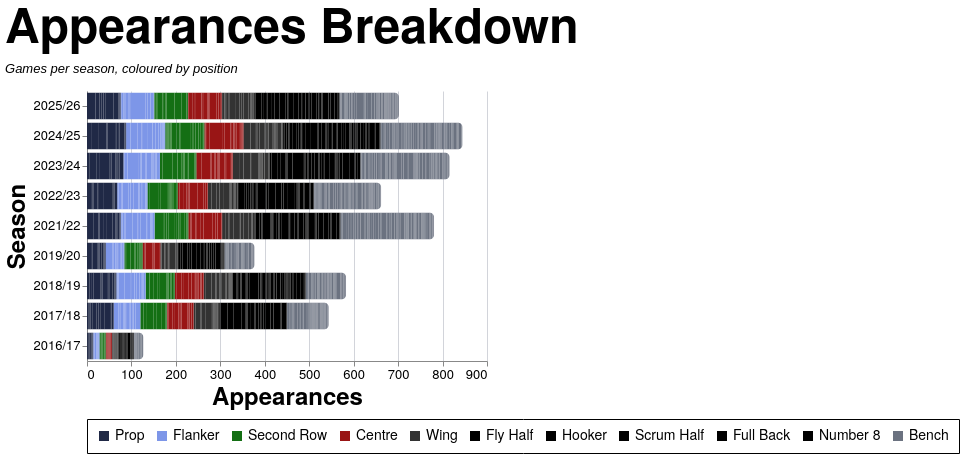

This figure's Vega-Lite source:
### Vega-Lite specification from a JSON file in a GitHub repository (floating-point values rounded to 4 significant figures; data arrays with more than 128 entries replaced by an {"elided": "..."} marker saying what was removed)
{"config": {"axis": {"labelFont": "PT Sans Narrow, Helvetica Neue, Helvetica, Arial, sans-serif", "titleFont": "PT Sans Narrow, Helvetica Neue, Helvetica, Arial, sans-serif", "labelFontSize": 13, "titleFontSize": 24, "gridColor": "#202947", "gridOpacity": 0.2, "zindex": 1}, "text": {"font": "Lato, sans-serif"}, "bar": {"cornerRadiusEnd": 5}, "header": {"labelFont": "PT Sans Narrow, Helvetica Neue, Helvetica, Arial, sans-serif", "titleFont": "PT Sans Narrow, Helvetica Neue, Helvetica, Arial, sans-serif", "labelFontSize": 24, "titleFontSize": 28, "labelFontWeight": "bold", "orient": "left"}, "legend": {"labelFont": "PT Sans Narrow, Helvetica Neue, Helvetica, Arial, sans-serif", "titleFont": "PT Sans Narrow, Helvetica Neue, Helvetica, Arial, sans-serif", "labelFontSize": 14, "titleFontSize": 16, "titlePadding": 5, "fillColor": "white", "strokeColor": "black", "padding": 10, "titleFontWeight": "lighter", "titleFontStyle": "italic", "titleColor": "gray", "offset": 10}, "title": {"font": "PT Sans Narrow, Helvetica Neue, Helvetica, Arial, sans-serif", "fontSize": 48, "fontWeight": "bold", "anchor": "start", "align": "center", "titlePadding": 20, "subtitlePadding": 10, "subtitleFontSize": 13, "subtitleColor": "", "subtitleFontStyle": "italic", "offset": 15, "color": "black"}, "axisX": {"labelAngle": 0}, "facet": {"title": null, "header": null, "align": {"row": "each", "column": "each"}, "spacing": 10}, "resolve": {"scale": {"y": "independent", "facet": "independent"}}, "background": "transparent", "scale": {"offsetBandPaddingOuter": 0.2, "offsetBandPaddingInner": 0.1}, "view": {"stroke": null, "background": "transparent"}}, "data": {"name": "data-814705b842f6c974597975dd86519b82"}, "mark": {"type": "bar"}, "encoding": {"color": {"field": "color_value", "legend": {"orient": "bottom", "title": null}, "scale": {"domain": ["Prop", "Flanker", "Second Row", "Centre", "Wing", "Fly Half", "Hooker", "Scrum Half", "Full Back", "Number 8", "Bench"], "range": ["#202946", "#7d96e8", "#146f14", "#991515", "#333333", "#000000", "#000000", "#000000", "#000000", "#000000", "#6b7280"]}, "type": "nominal"}, "order": {"field": "stack_order", "type": "quantitative"}, "tooltip": [{"field": "player", "title": "Player", "type": "nominal"}, {"field": "season", "title": "Season", "type": "nominal"}, {"field": "color_value", "title": "Position", "type": "nominal"}, {"aggregate": "sum", "field": "apps", "title": "Appearances", "type": "quantitative"}], "x": {"aggregate": "sum", "field": "apps", "title": "Appearances", "type": "quantitative"}, "y": {"field": "season", "sort": {"field": "season_sort", "op": "max", "order": "descending"}, "title": "Season", "type": "nominal"}}, "height": {"step": 30}, "title": {"text": "Appearances Breakdown", "subtitle": "Games per season, coloured by position"}, "width": 400, "$schema": "https://vega.github.io/schema/vega-lite/v5.20.1.json", "datasets": {"data-814705b842f6c974597975dd86519b82": {"elided": "2509 records"}}}
